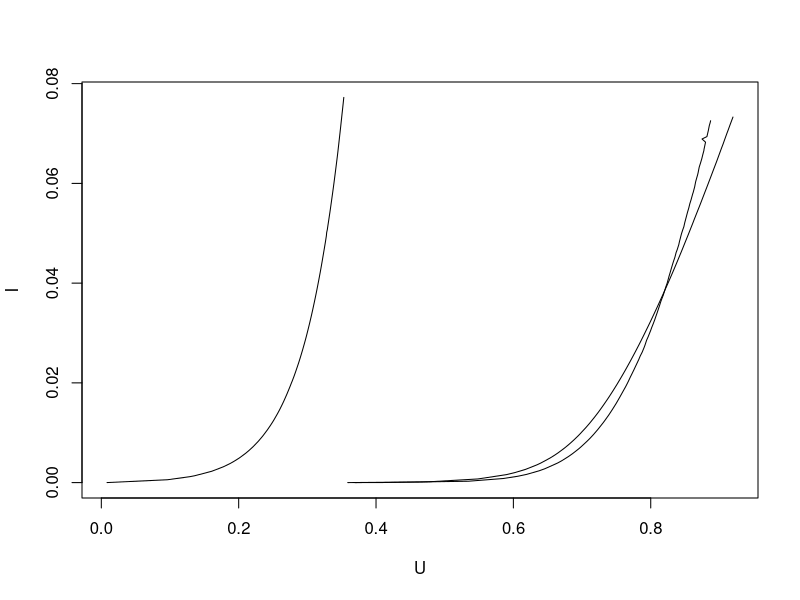
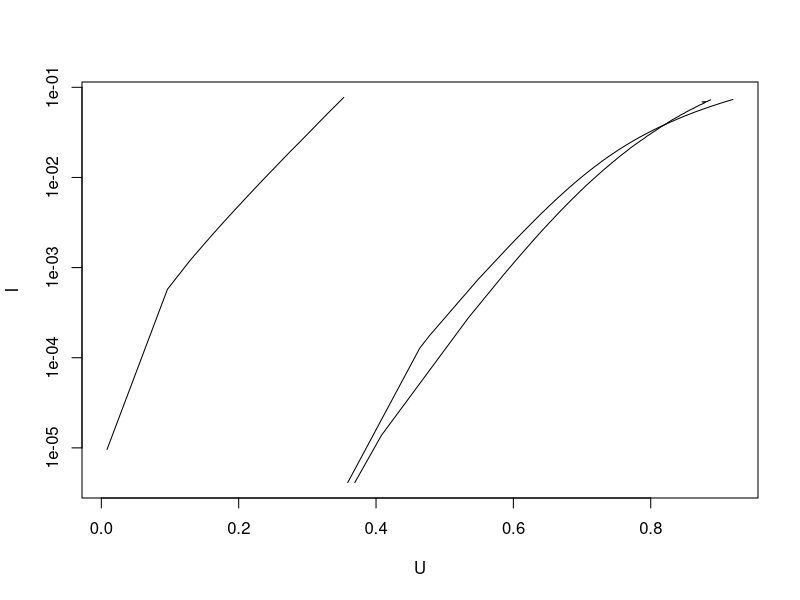
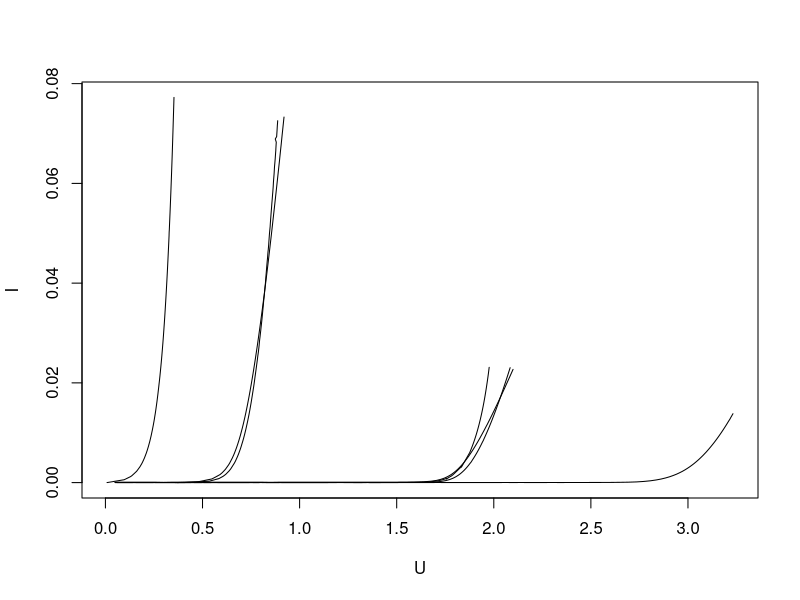
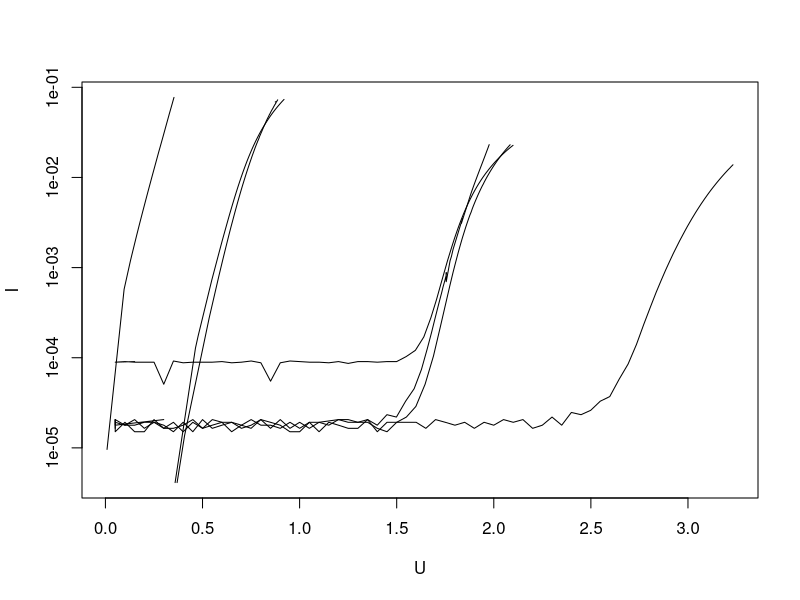
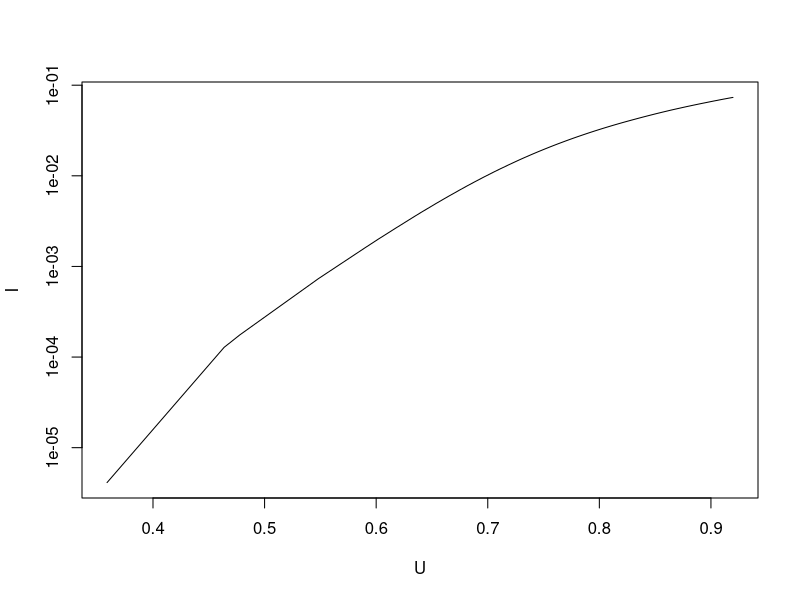
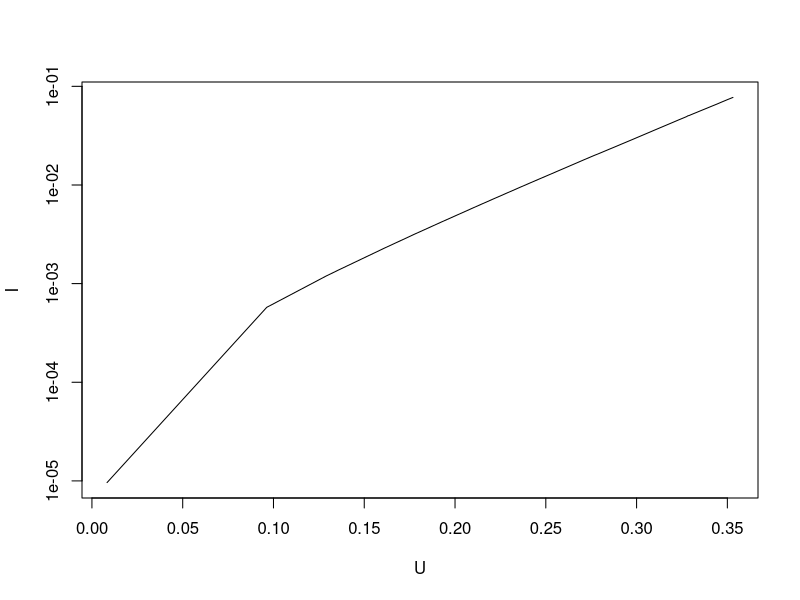
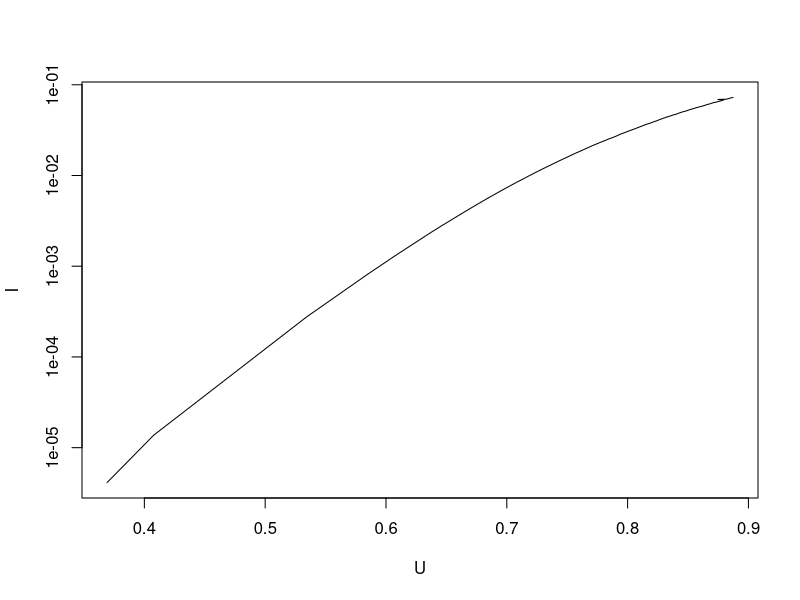
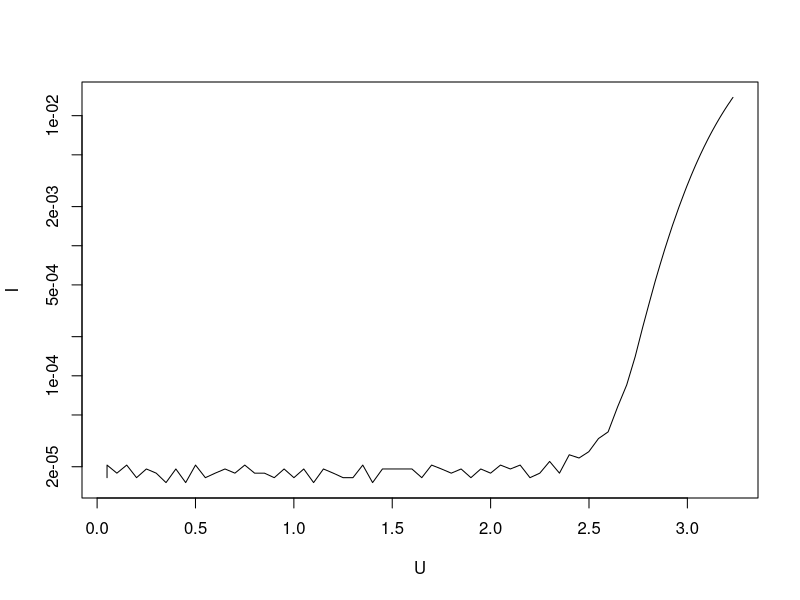

Write the R code that produced these figures, in order.



prostownicza <- read.csv2("prostownicza.txt",dec=",")
germanowa <- read.csv2("germanowa.txt",dec=",")
impulsowa <- read.csv2("impulsowa.txt",dec=",")
biala <- read.csv2("biala.txt",dec=",")
zolta <- read.csv2("zolta.txt",dec=",")
zielona <- read.csv2("zielona.txt",dec=",")
pomaranczowa <- read.csv2("pomaranczowa.txt",dec=",")


bialaGood <- biala + 2*(abs(min(biala)))
zoltaGood <- zolta + 2*(abs(min(zolta)))
zielonaGood <- zielona + 2*abs(min(zielona))
pomaranczowaGood <- pomaranczowa + 2*abs(min(pomaranczowa))


xmin1 <- min(germanowa$U,prostownicza$U,impulsowa$U)
xmax1 <- max(germanowa$U,prostownicza$U,impulsowa$U)
ymin1 <- min(germanowa$I,prostownicza$I,impulsowa$I)
ymax1 <- max(germanowa$I,prostownicza$I,impulsowa$I)

xmin <- min(xmin1,bialaGood$U,zielonaGood$U,pomaranczowaGood$U)
xmax <- max(xmax1,bialaGood$U,zielonaGood$U,pomaranczowaGood$U)
ymin <- min(ymin1,bialaGood$I,zielonaGood$I,pomaranczowaGood$I)
ymax <- max(ymax1,bialaGood$I,zielonaGood$I,pomaranczowaGood$I)

xmin;xmax;ymin;ymax;

pdf("out/1-linia.pdf")
plot(prostownicza,type="l",xlim=c(xmin1,xmax1),ylim = c(ymin1,ymax1))
points(germanowa,type="l")
points(impulsowa,type="l")
dev.off()

#Linia
pdf("out/1-log.pdf")
plot(prostownicza,type="l",xlim=c(xmin1,xmax1),ylim = c(ymin1,ymax1),log="y")
points(germanowa,type="l")
points(impulsowa,type="l")
dev.off()

pdf("out/all-linia.pdf")
plot(prostownicza,type="l",xlim=c(xmin,xmax),ylim = c(ymin,ymax))
points(germanowa,type="l")
points(impulsowa,type="l")
points(bialaGood,type="l")
points(zoltaGood,type="l")
points(zielonaGood,type="l")
points(pomaranczowaGood,type="l")
dev.off()

pdf("out/all-log.pdf")
plot(prostownicza,type="l",xlim=c(xmin,xmax),ylim = c(ymin,ymax),log="y")
points(germanowa,type="l")
points(impulsowa,type="l")
points(bialaGood,type="l")
points(zoltaGood,type="l")
points(zielonaGood,type="l")
points(pomaranczowaGood,type="l")
dev.off()

pdf("out/prostownicza.pdf")
plot(prostownicza,type="l",log="y")
dev.off()

pdf("out/germanowa.pdf")
plot(germanowa,type="l",log="y")
dev.off()

pdf("out/impulsowa.pdf")
plot(impulsowa,type="l",log="y")
dev.off()

pdf("out/biala.pdf")
plot(bialaGood,type="l",log="y")
dev.off()

pdf("out/zolta.pdf")
plot(zoltaGood,type="l",log="y")
dev.off()

pdf("out/zielona.pdf")
plot(zielonaGood,type="l",log="y")
dev.off()

pdf("out/pomaranczowa.pdf")
plot(pomaranczowaGood,type="l",log="y")
dev.off()

v6 <- read.csv2("3v6.txt",dec=",")
v4 <- read.csv2("5v4.txt",dec=",")
v5 <- read.csv2("7v5.txt",dec=",")

xmin <- min(v6$U,v4$U,v5$U)
xmax <- max(v6$U,v4$U,v5$U)
ymin <- min(v6$I,v4$I,v5$I)
ymax <- max(v6$I,v4$I,v5$I)

pdf("out/zener.pdf")
plot(v6,type="l",xlim=c(xmin,xmax),ylim = c(ymin,ymax))
points(v4,type="l")
points(v5,type="l")
dev.off()

xmin <- min(-v6$U,-v4$U,-v5$U)
ymin <- min(-v6$I,-v4$I,-v5$I)
xmax <- max(xmax1,bialaGood$U,zielonaGood$U,pomaranczowaGood$U)
ymax <- max(ymax1,bialaGood$I,zielonaGood$I,pomaranczowaGood$I)

pdf("out/all.pdf")
plot(prostownicza,type="l",xlim=c(xmin,xmax),ylim = c(ymin,ymax))
abline(v=0,h=0)
points(germanowa,type="l")
points(impulsowa,type="l")
points(bialaGood,type="l")
points(zoltaGood,type="l")
points(zielonaGood,type="l")
points(pomaranczowaGood,type="l")
points(-v6,type="l")
points(-v4,type="l")
points(-v5,type="l")
dev.off()
